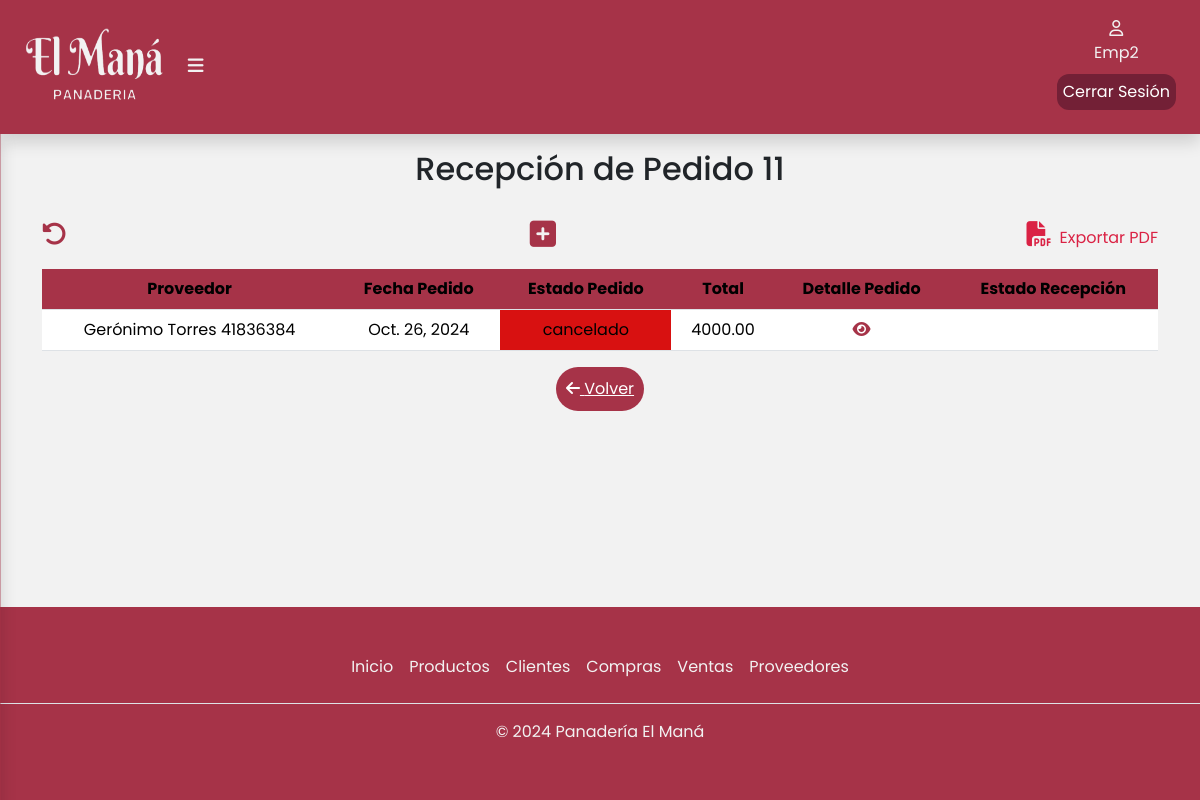
Page /pedidos/recepcionPedido/11 (signed in) on the earlier database version.
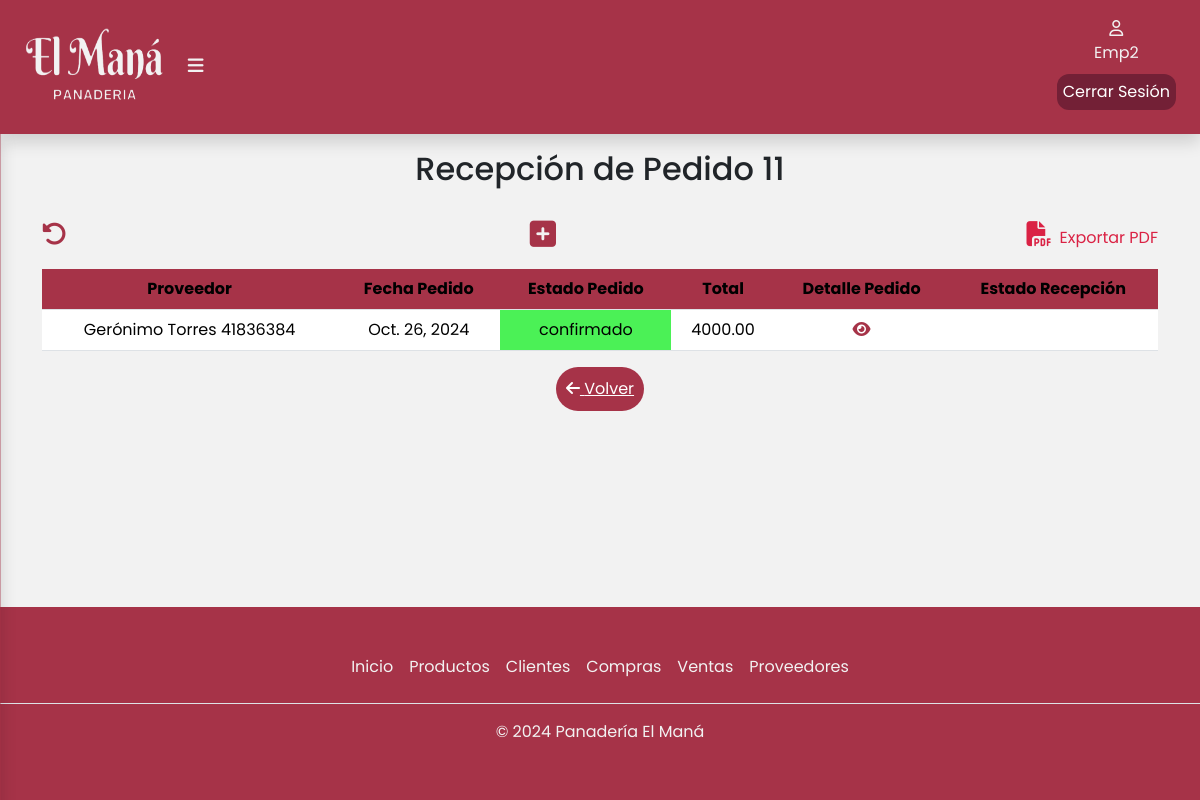
Same page on the later database version.
### apps/pedidos/models.py (models this page shows, shortened)
class Pedido(models.Model):
    proveedor = models.ForeignKey(Proveedor, on_delete=models.CASCADE,related_name = 'proveedor')
    ESTADO_PEDIDO = [
        ('confirmado', 'Confirmado'),
        ('pendiente', 'Pendiente'),
        ('cancelado', 'Cancelado'),
    ]
    fechaPedido = models.DateField(blank=False,null=False)
    estadoPedido = models.CharField(max_length=10,choices=ESTADO_PEDIDO,blank=False,null=False)
    precioTotalDelPedido = models.DecimalField(max_digits=10, decimal_places=2, null=True, blank=True, default=0)

class Proveedor(Persona):
    ESTADO = [
        ('activo', 'Activo'),
        ('inactivo', 'Inactivo'),
    ]
    dni  = models.CharField(max_length=8,blank=False,null=False)
    estado = models.CharField(max_length=10, choices=ESTADO,blank=False, null=False)
    empresa = models.CharField(max_length=50,blank=False,null=False)
    def __str__(self):
        return f"{self.nombre} {self.apellido} {self.dni}"

### apps/pedidos/views.py (the view)
# urls.py: path('pedidos/recepcionPedido/<pedido_id>',login_required(views.recepcionPedido),name='recepcionDePedido'),
def recepcionPedido(request, pedido_id):
    pedido = get_object_or_404(Pedido, id=pedido_id)
    empleado = get_object_or_404(Empleado, user=request.user)
    detalles_pedido = DetallePedido.objects.filter(pedido=pedido)
    recepcionPedido_instance = RecepcionPedido.objects.filter(pedido=pedido).first()
    celdaRecepcion = recepcionPedido_instance is not None
    mostrar_boton = not celdaRecepcion
    if request.method == "POST":
        recepPedidoForm = FormularioRecepcionPedido(request.POST)
        if recepPedidoForm.is_valid():
            recepcion = recepPedidoForm.save(commit=False)
            recepcion.empleado = empleado
            recepcion.pedido = pedido
            recepcion.save()  # Guarda la recepción primero
            for i, detalle in enumerate(detalles_pedido):
                cantidad_recibida = request.POST.get(f'cantidadRecibida-{i}')  # Asegúrate de que el nombre sea correcto
                if cantidad_recibida:  # Asegúrate de que no sea None o vacío
                    detalle_recepcion = DetalleRecepcionPedido(
                        recepcionPedido=recepcion,
                        detallePedido=detalle,
                        cantidadRecibida=int(cantidad_recibida),
                    )
                    if detalle.cantidadPedida > int(cantidad_recibida):
                        detalle_recepcion.estado = 'incompleto'
                    elif detalle.cantidadPedida == int(cantidad_recibida):
                        detalle_recepcion.estado = 'completo'
                    else:
                        detalle_recepcion.estado = 'erroneo'
                    detalle_recepcion.save()
                    insumo = detalle.insumos
                    insumo.cantidadDisponible += int(cantidad_recibida)
                    insumo.save()
            return redirect('pedidos:recepcionDePedido', pedido_id=pedido.id)
    else:
        recepPedidoForm = FormularioRecepcionPedido(initial={'fechaDeRecepcion': '', 'pedido': pedido}, empleado=empleado)
    return render(request, 'recepcionPedido/recepcionDelPedido.html', {
        'pedido': pedido,
        'detallesPedido': detalles_pedido,
        'recepPedidoForm': recepPedidoForm,
        'celdaRecepcion': celdaRecepcion,
        'mostrar_boton':mostrar_boton
    })

### apps/pedidos/templates/recepcionPedido/recepcionDelPedido.html (shortened to what this page needs)
{%extends 'base/base.html'%}
{% load static %}
{% block contenido %}
<div class="container" id="container-tabla">
    <div class="col-12">
        <h2 class="text-center pb-3">Recepción de Pedido {{ pedido.id }}</h2>
        <div class="busqueda d-flex">
            <div class="d-flex align-items-center justify-content-center">
                <a href="{% url 'pedidos:recepcionDePedido' pedido.id %}"><i class="fa-solid fa-rotate-left" id="recargaPagRecepcion" title="Recargar página" style="font-size: 25px;color:#a63348"></i></a>
            </div>
            {% if mostrar_boton %}
            <div class="btn-modal">
                <button
                    type="button"
                    class="btn"
                    data-bs-toggle="modal"
                    data-bs-target="#exampleModal"
                >
                    <i
                        class="fa-solid fa-square-plus"
                        title="Agregar Proveedor"
                        style="font-size: 30px"
                    >
                    </i>
                </button>
            </div>
            {% endif %}
            <a class="expPdf" href="{% url 'pedidos:generarPDFrecepcion' pedido.id%}"
            ><i class="fa-solid fa-file-pdf px-2" style="font-size: 25px"></i
            >Exportar PDF</a>
        </div>
        <div class="table-responsive">
            <table class="table">
                <thead class="bg-table">
                    <tr>
                        <th scope="col">Proveedor</th>
                        <th scope="col">Fecha Pedido</th>
                        <th scope="col">Estado Pedido</th>
                        <th scope="col">Total</th>
                        <th scope="col">Detalle Pedido</th>
                        <th scope="col">Estado Recepción</th>
                    </tr>
                </thead>
                <tbody>
                    <tr>
                        <td>{{ pedido.proveedor }}</td>
                        <td>{{ pedido.fechaPedido }}</td>
                        {% if pedido.estadoPedido == 'cancelado' %}
                        <td style="background-color: #d81111;">{{ pedido.estadoPedido }}</td>{% endif %}
                        {% if pedido.estadoPedido == 'confirmado' %}
                        <td style="background-color: #4bf156;">{{ pedido.estadoPedido }}</td>{% endif %}
                        <td>{{ pedido.precioTotalDelPedido }}</td>
                        <td>
                            <a href="{% url 'pedidos:verDetallePedidoDesdeRecepcion' pedido.id %}"><i class="fa-solid fa-eye" title="Ver detalles Pedido"></i></a>
                        </td>
                        <td>
                        </td>
                    </tr>
                </tbody>
            </table>
        </div>
        <div class="d-flex justify-content-center align-items-center">
            <a href="{% url 'pedidos:pedidos' %}" class="btn-volver"><i class="fa-solid fa-arrow-left"></i> Volver</a>
        </div>
    </div>
</div>
{% endblock %}

Differences in the rows shown:
changed Pedido "Gerónimo Torres 41836384": estadoPedido "cancelado" → "confirmado"
